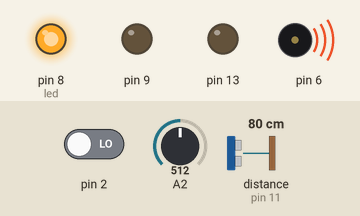
Recording of a sketch running on a simulated Arduino Uno, built with avr-gcc and run on an emulated ATmega328P. Shown: output pins drawn as LEDs (lit = HIGH), buzzer (waves = sounding). Wiring (inferred from the names in the program): ultrasonic range finder: trigger pin 12; echo pin 11. The test bench sets the inputs (shaded band); at power-on: distance to the obstacle (sensor on pin 11) 80 cm, A2 = 512, pin 2 LOW. The echo pulse lasts 58.3 µs per cm; pins used as bus, display or sensor lines are not drawn.

Above: at 1.3 s.
1.4 s: distance to the obstacle (sensor on pin 11) set to 125 cm
2.9 s: distance to the obstacle (sensor on pin 11) set to 134 cm
At 4.2 s:
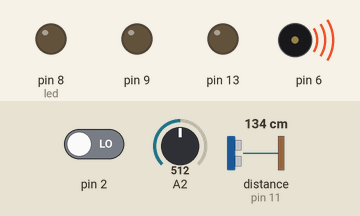
4.6 s: A2 set to 483
At 6.3 s:
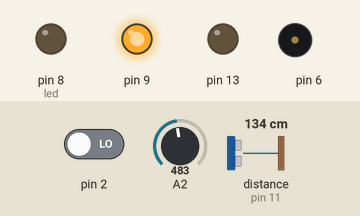
6.6 s: pin 2 driven HIGH
At 7.6 s:
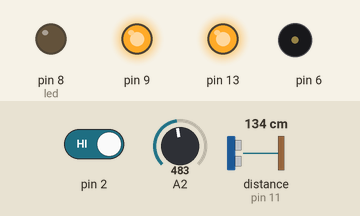
8.2 s: A2 set to 510
At 9.3 s:
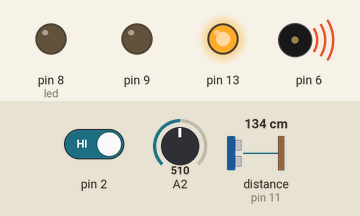
9.7 s: distance to the obstacle (sensor on pin 11) set to 2 cm
At 10.5 s:
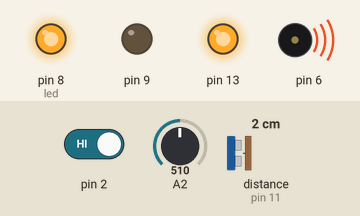
Timing chart, 0 to 12.3 s (numbered marks = the images above; inputs shaded):
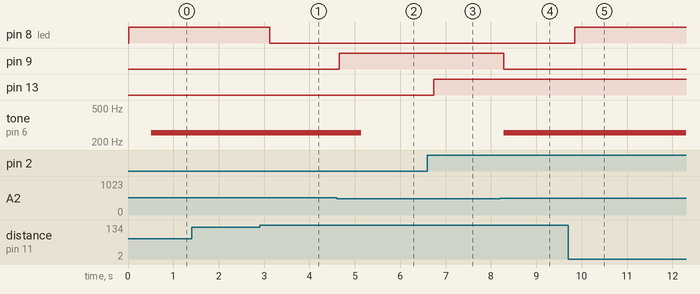

The sketch:

ibm_assignment_1_312319106123_preethi_govindaraj1.ino
```cpp
// IBM Assignment-1 312319106123- Preethi Govindaraj //
int pirsensor= 0;
int trigger= 12;
int led= 8;
int echo= 11;
long duration= 0;
int cm= 0;
int inch= 0;
int gas= A2;

void setup()
{
  pinMode(13,OUTPUT);
  pinMode(2, INPUT);
  pinMode(trigger, OUTPUT);
  pinMode(echo, INPUT);
  pinMode(led, OUTPUT);
  pinMode(A2, INPUT);
  pinMode(9, OUTPUT);
}

void loop()
{
  pirsensor= digitalRead(2);
  digitalWrite(trigger, LOW);
  digitalWrite(trigger, HIGH);
  digitalWrite(trigger, LOW);

  duration= pulseIn(echo, HIGH);
  cm= duration*0.030/2;
  inch= duration*0.0133/2;

  if (pirsensor == HIGH)
  {
    digitalWrite(13, HIGH);
  }
  else
  {
    digitalWrite(13, LOW);
  }
  delay(10);

  if(inch<50)
  {
        digitalWrite(led, HIGH);
  }
  else
  {
        digitalWrite(led, LOW);
  }
  if(inch<30)
  {
    Serial.print("Inch: ");
    Serial.println(inch);
    Serial.print("CM: ");
    Serial.println(cm);
  }
  delay(500);

  gas= analogRead(A2);
  if(gas>500)
  {
    digitalWrite(9, LOW);
    tone(6,255,1000);
    Serial.println("Smoke detected");
  }
  else
  {
    digitalWrite(9, HIGH);
    digitalWrite(6, LOW);
  }

}
```

Measured:
- the behaviour switches between 129 and 130 cm on distance to the obstacle (sensor on pin 11) (found by bisection; images 0 and 1)
- the behaviour switches between 501 and 500 on A2 (found by bisection; images 1 and 2)
- after the input at 1.4 s, every drawn part: stays the same
- after the input at 2.9 s, pin 8 (led): HIGH → LOW after 0.22 s
- after the input at 4.6 s, pin 9: LOW → HIGH after 0.06 s; tone on pin 6: 255 Hz → silent after 0.54 s
- after the input at 6.6 s, pin 13: LOW → HIGH after 0.14 s
- after the input at 8.2 s, pin 9: HIGH → LOW after 0.09 s; tone on pin 6: silent → 255 Hz after 0.09 s
- after the input at 9.7 s, pin 8 (led): LOW → HIGH after 0.15 s
